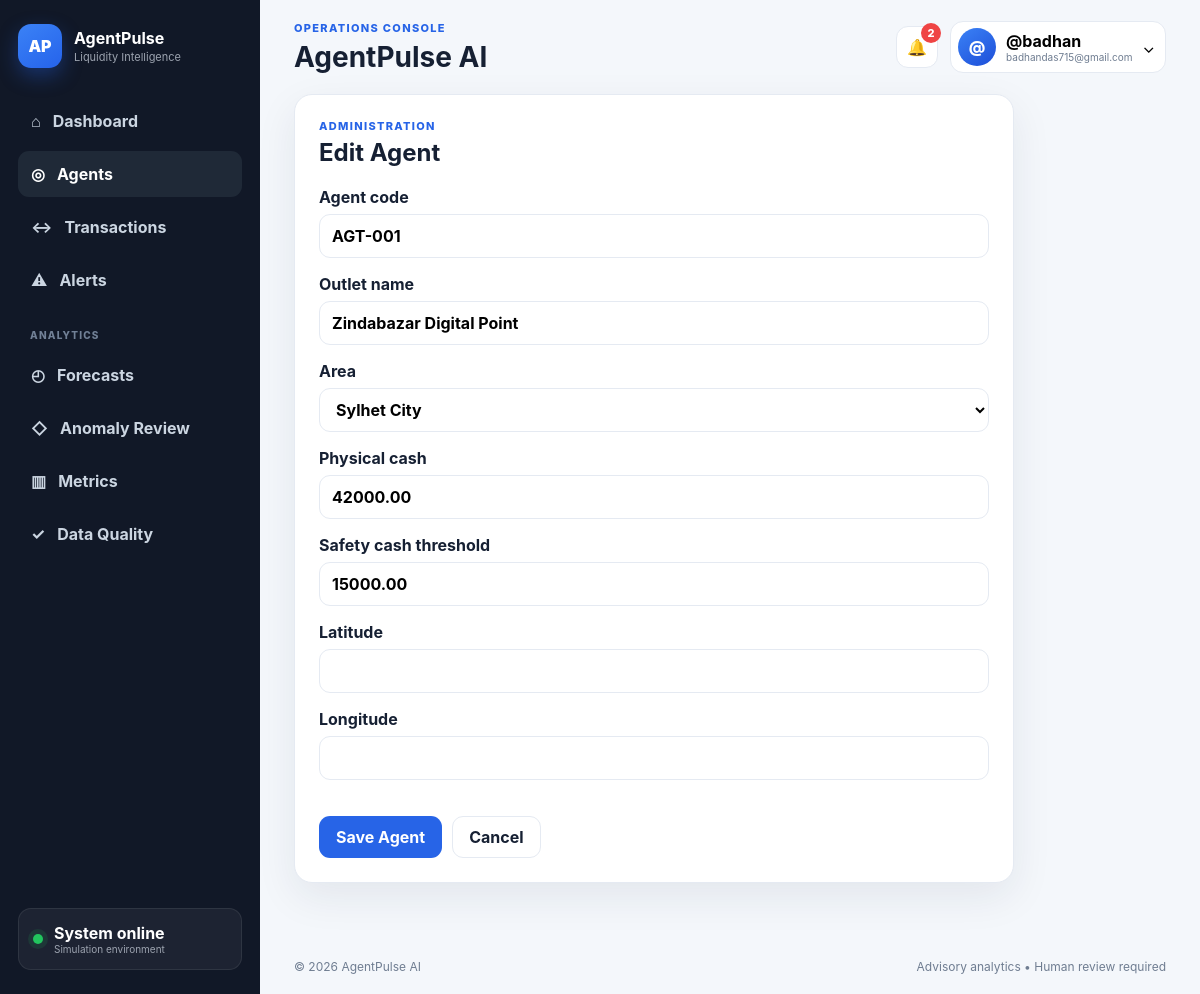
Page /agents/1/edit/ (signed in) on the committed database.
### agents/models.py (models this page shows, shortened)
class Agent(models.Model):
    agent_code = models.CharField(
        max_length=40,
        unique=True,
    )
    outlet_name = models.CharField(
        max_length=150,
    )
    area = models.ForeignKey(
        Area,
        on_delete=models.SET_NULL,
        null=True,
        blank=True,
    )
    physical_cash = models.DecimalField(
        max_digits=14,
        decimal_places=2,
        default=0,
    )
    safety_cash_threshold = models.DecimalField(
        max_digits=14,
        decimal_places=2,
        default=10000,
    )
    latitude = models.DecimalField(
        max_digits=10,
        decimal_places=7,
        null=True,
        blank=True,
    )
    longitude = models.DecimalField(
        max_digits=10,
        decimal_places=7,
        null=True,
        blank=True,
    )
    created_at = models.DateTimeField(
        auto_now_add=True,
    )

### agents/views.py (the view)
@login_required
def agent_edit(request, agent_id):
    agent = get_object_or_404(Agent, pk=agent_id)
    if request.method == "POST":
        form = AgentForm(request.POST, instance=agent)
        if form.is_valid():
            agent = form.save()
            messages.success(request, f"Agent {agent.outlet_name} updated successfully.")
            return redirect("agents:agent_detail", agent_id=agent.id)
    else:
        form = AgentForm(instance=agent)
    return render(request, "agents/agent_form.html", {"form": form, "agent": agent, "action": "Edit"})

### agents/forms.py
class AgentForm(forms.ModelForm):
    class Meta:
        model = Agent
        fields = [
            "agent_code",
            "outlet_name",
            "area",
            "physical_cash",
            "safety_cash_threshold",
            "latitude",
            "longitude",
        ]

### agents/models.py (called while the page is built)
    def __str__(self):
        return self.name

### alerts/context_processors.py (called while the page is built)
def unread_alert_count(request):
    if not getattr(request, "user", None) or not request.user.is_authenticated:
        return {"unread_alert_count": 0}
    count = Alert.objects.filter(
        status__in=["NEW", "ASSIGNED", "ACKNOWLEDGED", "INVESTIGATING", "ESCALATED"]
    ).count()
    return {"unread_alert_count": count}

### templates/agents/agent_form.html (shortened to what this page needs)
{% extends 'base.html' %}
{% block content %}
<section class="panel narrow">
    <div class="panel-head">
        <div>
            <p class="eyebrow">Administration</p>
            <h2>{{ action }} Agent</h2>
        </div>
    </div>
    <form method="post" class="stack-form">
        {% for field in form %}
            <label>{{ field.label }}
                {{ field }}
            </label>
        {% endfor %}
        <div style="display: flex; gap: 10px; margin-top: 20px;">
            <button type="submit" class="btn btn-primary">Save Agent</button>
            {% if agent %}
                <a href="{% url 'agents:agent_detail' agent.id %}" class="btn btn-light">Cancel</a>
            {% else %}
                <a href="{% url 'agents:agent_list' %}" class="btn btn-light">Cancel</a>
            {% endif %}
        </div>
    </form>
</section>
{% endblock %}

### templates/partials/topbar.html (shortened to what this page needs)
<header class="topbar"><div><p class="eyebrow">Operations console</p><h1>{% block page_title %}AgentPulse AI{% endblock %}</h1></div><div class="top-actions"><a class="icon-btn notification-link" href="{% url 'alerts:alert_list' %}" aria-label="Alerts"><span aria-hidden="true">🔔</span>{% if unread_alert_count %}<span class="notification-badge">{{ unread_alert_count }}</span>{% endif %}</a><div class="user-menu"><button class="user-button" data-dropdown-toggle><span class="avatar">{{ user.username|first|upper }}</span><span class="user-copy"><strong>{{ user.get_full_name|default:user.username }}</strong><small>{{ user.email|default:'Team member' }}</small></span><span>⌄</span></button></div></div></header>

### static/css/main.css (style rules this page uses)
:root { --bg:#f4f7fb;--panel:#fff;--ink:#162033;--muted:#6f7d91;--line:#e5eaf2;--primary:#2764e7;--primary-dark:#1d4ed8;--nav:#111827;--success:#16a34a;--warning:#d97706;--danger:#dc2626;--info:#0284c7;--shadow:0 14px 40px rgba(25,42,70,.08);--radius:18px }
* { box-sizing:border-box }
html { scroll-behavior:smooth }
body { margin:0;background:var(--bg);color:var(--ink);font-family:Inter,ui-sans-serif,system-ui,-apple-system,"Segoe UI",sans-serif }
a { color:inherit;text-decoration:none }
button,input,select,textarea { font:inherit }
button { cursor:pointer }
h1,h2,h3,p { margin-top:0 }
h1 { font-size:28px }
h2 { font-size:24px }
.muted,small { color:var(--muted) }
.eyebrow { margin:0 0 5px;color:var(--primary);font-size:11px;font-weight:800;text-transform:uppercase;letter-spacing:.12em }
.panel { background:var(--panel);border:1px solid var(--line);border-radius:var(--radius);box-shadow:var(--shadow);padding:24px;margin-bottom:22px }
.panel.narrow { max-width:720px }
.panel-head { display:flex;align-items:center;justify-content:space-between;gap:18px;margin-bottom:20px }
.panel-head h2,.panel-head h3 { margin:0 }
.btn { display:inline-flex;align-items:center;justify-content:center;min-height:42px;padding:0 16px;border-radius:11px;border:1px solid transparent;font-weight:750;transition:.2s }
.btn-primary { background:var(--primary);color:#fff }
.btn-light { background:#fff;border-color:var(--line) }
.icon-btn { width:42px;height:42px;border:1px solid var(--line);background:#fff;border-radius:12px;display:grid;place-items:center }
.avatar { width:38px;height:38px;display:grid;place-items:center;border-radius:50%;background:linear-gradient(145deg,#3b82f6,#1d4ed8);color:#fff;font-weight:850 }
.stack-form { display:grid;gap:16px }
.stack-form label { display:grid;gap:7px;font-weight:700 }
.stack-form input,.stack-form select,.stack-form textarea,.stack-form p input { width:100%;min-height:44px;border:1px solid var(--line);border-radius:11px;padding:10px 12px;background:#fff }

### static/css/layout.css (style rules this page uses)
.topbar { min-height:94px;padding:18px 34px;display:flex;align-items:center;justify-content:space-between;gap:18px }
.topbar h1 { margin:0 }
.top-actions { display:flex;align-items:center;gap:12px }
.notification-link { position:relative }
.notification-badge { position:absolute;top:-4px;right:-4px;min-width:20px;height:20px;padding:0 5px;border-radius:999px;background:#ef4444;color:#fff;font-size:11px;font-weight:800;display:grid;place-items:center;line-height:1 }
.user-menu { position:relative }
.user-button { display:flex;align-items:center;gap:10px;background:#fff;border:1px solid var(--line);border-radius:13px;padding:6px 10px 6px 7px }
.user-copy { text-align:left }
.user-copy strong,.user-copy small { display:block }
.user-copy small { font-size:10px }

### rows in the picture
Agent: form "AGT-001" "Zindabazar Digital Point" "Sylhet City" "42000.00" "15000.00"

### other values in the picture
{{ unread_alert_count }} "2"
{{ user.username|first|upper }} "@"
{{ user.get_full_name|default:user.username }} "@badhan"
{{ user.email|default:'Team member' }} "badhandas715@gmail.com"
{{ action }} "Edit"
{{ field.label }} "Agent code" "Outlet name" "Area" "Physical cash" "Safety cash threshold" "Latitude" "Longitude"
